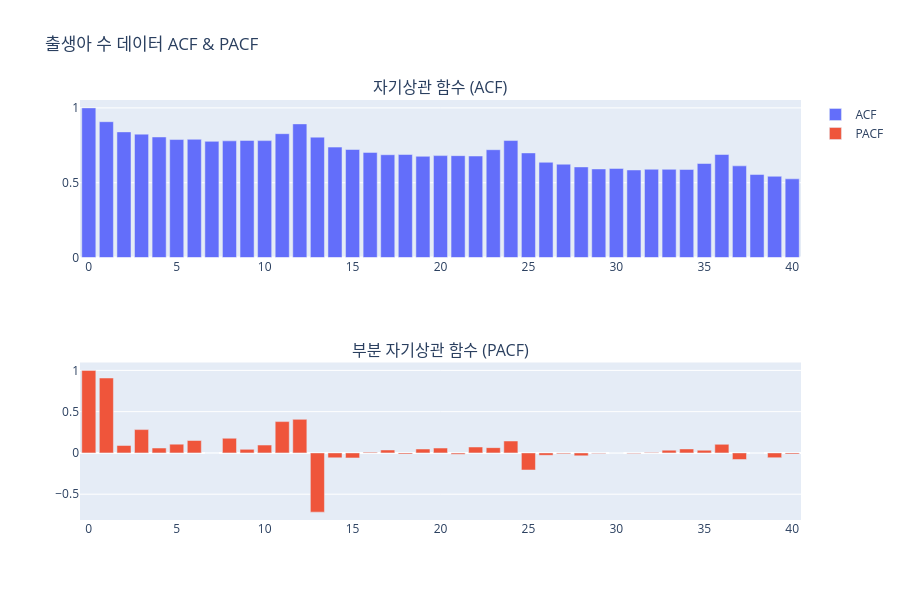

Notebook cell for this chart:
### Markdown cell above
---

## 4. ACF와 PACF를 이용한 시계열 패턴 해석

### 💡 개념 (Concept)

ACF와 PACF 플롯의 패턴은 시계열 데이터가 어떤 통계적 모델에 적합한지 알려주는 중요한 단서가 됩니다. 대표적인 시계열 모델인 **AR(자기회귀) 모델**과 **MA(이동평균) 모델**의 특징은 다음과 같습니다.

| 모델 유형 | ACF 플롯의 특징                                        | PACF 플롯의 특징                                      |
| :-------- | :----------------------------------------------------- | :---------------------------------------------------- |
| **AR(p)** | 점차적으로 감소 (Exponentially decreasing or sinusoidal) | p 시차(lag) 이후 급격히 0에 가까워짐 (Cuts off after lag p) |
| **MA(q)** | q 시차(lag) 이후 급격히 0에 가까워짐 (Cuts off after lag q) | 점차적으로 감소 (Exponentially decreasing or sinusoidal) |

* **AR(p) 모델**: 현재 값이 과거 **p개**의 값에 직접적으로 영향을 받는 모델입니다. PACF가 p 시차 이후에 절단되는 형태로 나타납니다.
* **MA(q) 모델**: 현재 값이 과거 **q개**의 예측 오차(error)에 영향을 받는 모델입니다. ACF가 q 시차 이후에 절단되는 형태로 나타납니다.
* **ARMA(p, q) 모델**: AR(p)와 MA(q) 모델이 결합된 형태로, ACF와 PACF 모두 점진적으로 감소합니다.

### 💻 예시 코드 (Example Code)

출생아 수 데이터의 ACF와 PACF를 `plotly.subplots`를 이용해 나란히 그려보고 종합적으로 해석해 봅니다.

### Code cell
import pandas as pd
import plotly.express as px
import plotly.graph_objects as go
import numpy as np
from plotly.subplots import make_subplots


# (위 코드들에서 acf_values, pacf_values, conf_interval이 계산되었다고 가정)

# 2개의 서브플롯 생성
fig = make_subplots(rows=2, cols=1, subplot_titles=('자기상관 함수 (ACF)', '부분 자기상관 함수 (PACF)'))

# ACF 플롯 추가
fig.add_trace(go.Bar(x=np.arange(len(acf_values)), y=acf_values, name='ACF'), row=1, col=1)

# PACF 플롯 추가
fig.add_trace(go.Bar(x=np.arange(len(pacf_values)), y=pacf_values, name='PACF'), row=2, col=1)

fig.update_layout(height=600, title_text="출생아 수 데이터 ACF & PACF")
fig.show()

### Figure 1 — Plotly figure (JSON) as saved in the notebook; plotly's stock layout.template omitted (floating-point values rounded to 4 significant figures)
{"data": [{"name": "ACF", "type": "bar", "x": [0, 1, 2, 3, 4, 5, 6, 7, 8, 9, 10, 11, 12, 13, 14, 15, 16, 17, 18, 19, 20, 21, 22, 23, 24, 25, 26, 27, 28, 29, 30, 31, 32, 33, 34, 35, 36, 37, 38, 39, 40], "xaxis": "x", "y": [1, 0.9076, 0.8396, 0.8245, 0.8056, 0.7884, 0.7899, 0.7762, 0.7795, 0.7824, 0.7812, 0.8275, 0.893, 0.8043, 0.7378, 0.7218, 0.7024, 0.6869, 0.6884, 0.6763, 0.6809, 0.6806, 0.6784, 0.7204, 0.7816, 0.6989, 0.6363, 0.6235, 0.6054, 0.5918, 0.5952, 0.585, 0.5898, 0.5893, 0.5884, 0.6283, 0.6883, 0.6126, 0.5545, 0.5429, 0.5258], "yaxis": "y"}, {"name": "PACF", "type": "bar", "x": [0, 1, 2, 3, 4, 5, 6, 7, 8, 9, 10, 11, 12, 13, 14, 15, 16, 17, 18, 19, 20, 21, 22, 23, 24, 25, 26, 27, 28, 29, 30, 31, 32, 33, 34, 35, 36, 37, 38, 39, 40], "xaxis": "x2", "y": [1, 0.9076, 0.08993, 0.2826, 0.05917, 0.1065, 0.1503, -0.0023, 0.1776, 0.04315, 0.0951, 0.3797, 0.4066, -0.7173, -0.05959, -0.06067, 0.008761, 0.03558, -0.01277, 0.04739, 0.05881, -0.0147, 0.07166, 0.06393, 0.1444, -0.2068, -0.02909, -0.01104, -0.03551, -0.008124, 0.0003291, -0.008077, 0.006556, 0.03327, 0.04857, 0.03238, 0.1039, -0.07977, -0.0009329, -0.05791, -0.013], "yaxis": "y2"}], "layout": {"annotations": [{"font": {"size": 16}, "showarrow": false, "text": "자기상관 함수 (ACF)", "x": 0.5, "xanchor": "center", "xref": "paper", "y": 1, "yanchor": "bottom", "yref": "paper"}, {"font": {"size": 16}, "showarrow": false, "text": "부분 자기상관 함수 (PACF)", "x": 0.5, "xanchor": "center", "xref": "paper", "y": 0.375, "yanchor": "bottom", "yref": "paper"}], "height": 600, "title": {"text": "출생아 수 데이터 ACF & PACF"}, "xaxis": {"anchor": "y", "domain": [0, 1]}, "xaxis2": {"anchor": "y2", "domain": [0, 1]}, "yaxis": {"anchor": "x", "domain": [0.625, 1]}, "yaxis2": {"anchor": "x2", "domain": [0, 0.375]}}}
